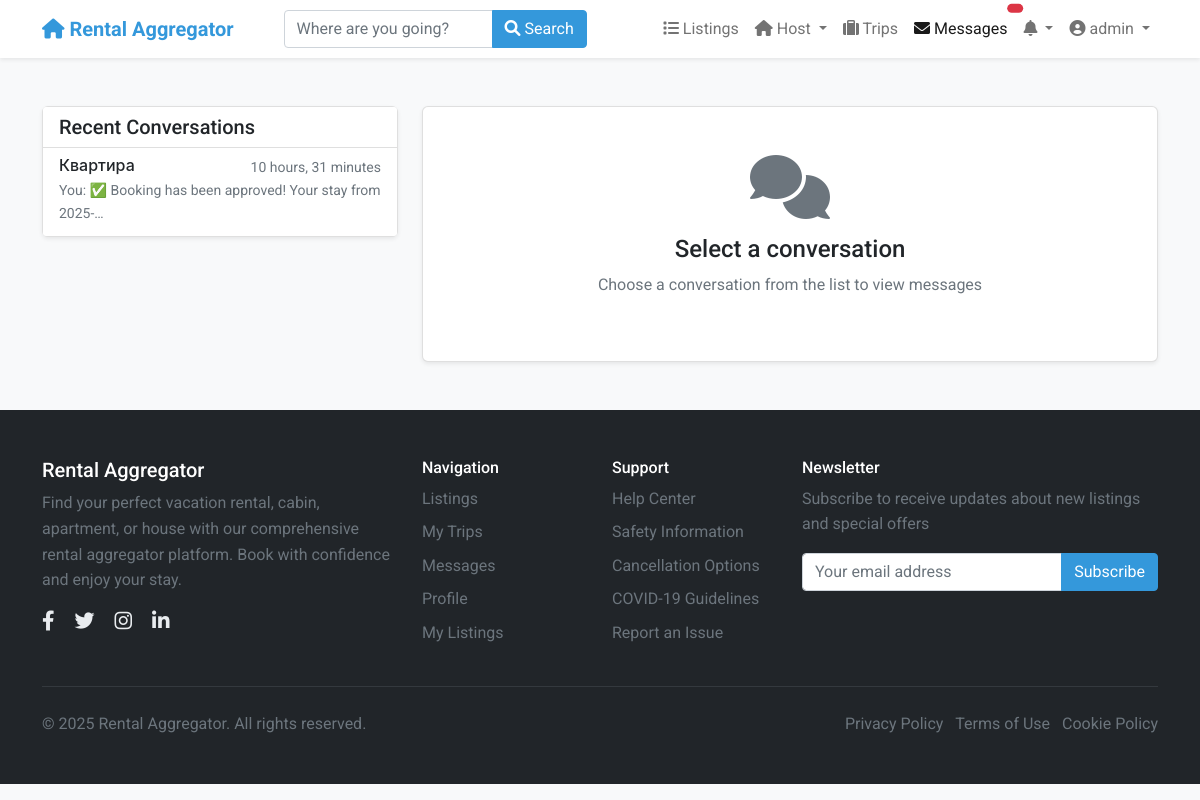
The app's page /chat/ (signed in), older data.
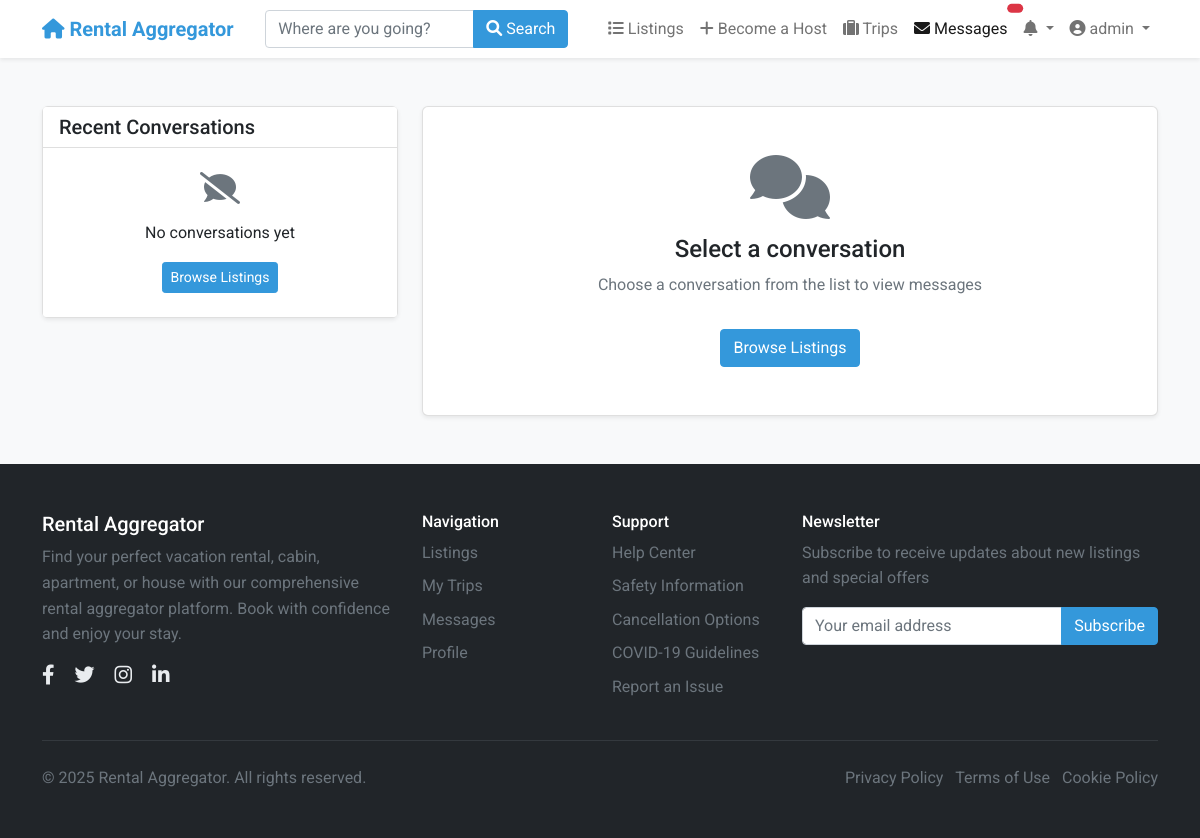
The same page, newer data.
### chat/models.py (models this page shows, shortened)
class Conversation(models.Model):
    participants = models.ManyToManyField(
        settings.AUTH_USER_MODEL,
        related_name='conversations',
        verbose_name=_("Participants")
    )
    created_at = models.DateTimeField(_("Created at"), auto_now_add=True)
    updated_at = models.DateTimeField(_("Updated at"), auto_now=True)
    listing = models.ForeignKey(
        'listings.Listing',
        on_delete=models.SET_NULL,
        related_name='conversations',
        null=True,
        blank=True,
        verbose_name=_("Related Listing")
    )
    booking = models.ForeignKey(
        'listings.Booking',
        on_delete=models.SET_NULL,
        related_name='conversations',
        null=True,
        blank=True,
        verbose_name=_("Related Booking")
    )
    class Meta:
        verbose_name = _("Conversation")
        verbose_name_plural = _("Conversations")
        ordering = ['-updated_at']
    @property
    def last_message(self):
        return self.messages.order_by('-created_at').first()

class Message(models.Model):
    conversation = models.ForeignKey(
        Conversation,
        on_delete=models.CASCADE,
        related_name='messages',
        verbose_name=_("Conversation")
    )
    sender = models.ForeignKey(
        settings.AUTH_USER_MODEL,
        on_delete=models.CASCADE,
        related_name='sent_messages',
        verbose_name=_("Sender")
    )
    content = models.TextField(_("Message"))
    created_at = models.DateTimeField(_("Created at"), auto_now_add=True)
    is_read = models.BooleanField(_("Is read"), default=False)
    class Meta:
        verbose_name = _("Message")
        verbose_name_plural = _("Messages")
        ordering = ['created_at']

### listings/models.py (models this page shows, shortened)
class Listing(models.Model):
    title = models.CharField(_("Title"), max_length=100)
    description = models.TextField(_("Description"))
    address = models.CharField(_("Address"), max_length=255)
    city = models.CharField(_("City"), max_length=100)
    state = models.CharField(_("State/Province"), max_length=100)
    country = models.CharField(_("Country"), max_length=100)
    zip_code = models.CharField(_("ZIP/Postal Code"), max_length=20)
    latitude = models.DecimalField(_("Latitude"), max_digits=10, decimal_places=7, null=True, blank=True)
    longitude = models.DecimalField(_("Longitude"), max_digits=10, decimal_places=7, null=True, blank=True)
    price_per_night = models.DecimalField(_("Price per night"), max_digits=10, decimal_places=2)
    cleaning_fee = models.DecimalField(_("Cleaning fee"), max_digits=10, decimal_places=2, default=0)
    service_fee = models.DecimalField(_("Service fee"), max_digits=10, decimal_places=2, default=0)
    bedrooms = models.PositiveSmallIntegerField(_("Bedrooms"))
    bathrooms = models.DecimalField(_("Bathrooms"), max_digits=3, decimal_places=1)
    accommodates = models.PositiveSmallIntegerField(_("Accommodates"))
    property_type = models.CharField(_("Property type"), max_length=50)
    image_urls = models.JSONField(_("Image URLs"), default=list, null=True, blank=True)
    amenities = models.JSONField(_("Amenities"), default=list)
    house_rules = models.TextField(_("House rules"), blank=True)
    check_in_time = models.TimeField(_("Check-in time"), null=True, blank=True)
    check_out_time = models.TimeField(_("Check-out time"), null=True, blank=True)
    minimum_nights = models.PositiveSmallIntegerField(_("Minimum nights"), default=1)
    maximum_nights = models.PositiveSmallIntegerField(_("Maximum nights"), default=30)
    is_active = models.BooleanField(_("Is active"), default=True)
    is_approved = models.BooleanField(_("Is approved"), default=False)
    host = models.ForeignKey(
        settings.AUTH_USER_MODEL,
        on_delete=models.CASCADE,
        related_name='listings'
    )
    created_at = models.DateTimeField(_("Created at"), auto_now_add=True)
    updated_at = models.DateTimeField(_("Updated at"), auto_now=True)
    class Meta:
        verbose_name = _("Listing")
        verbose_name_plural = _("Listings")
        ordering = ['-created_at', '-id']
        ordering = ['-created_at']

### chat/views.py (the view)
# urls.py: path('', views.conversation_list, name='conversation_list'),
@login_required
def conversation_list(request):
    conversations = Conversation.objects.filter(
        participants=request.user
    ).select_related('listing', 'booking').prefetch_related('participants')
    return render(request, 'chat/conversation_list.html', {
        'conversations': conversations
    })

### chat/templates/chat/conversation_list.html (shortened to what the changed rows need)
{% extends 'base.html' %}
{% load static %}
{% block content %}
<div class="container py-4">
    <div class="row">
        <div class="col-md-4">
            <div class="card shadow-sm">
                <div class="list-group list-group-flush conversation-list">
                    {% if conversations %}
                        {% for conversation in conversations %}
                        <a href="{% url 'chat:conversation_detail' pk=conversation.id %}"
                           class="list-group-item list-group-item-action {% if conversation.id == active_conversation.id %}active{% endif %}">
                            <div class="d-flex justify-content-between align-items-center">
                                <h6 class="mb-1">
                                    {% if conversation.listing %}
                                        {{ conversation.listing.title|truncatechars:30 }}
                                    {% else %}
                                        {% for participant in conversation.participants.all %}
                                            {% if participant != request.user %}
                                                {{ participant.get_full_name|default:participant.username }}
                                            {% endif %}
                                        {% endfor %}
                                    {% endif %}
                                </h6>
                                <small class="text-muted">{{ conversation.updated_at|timesince }}</small>
                            </div>
                            <p class="mb-1 text-muted small">
                                {% if conversation.last_message %}
                                    {% if conversation.last_message.sender == request.user %}
                                        <span class="text-muted">You: </span>
                                    {% else %}
                                        <span class="text-muted">{{ conversation.last_message.sender.first_name }}: </span>
                                    {% endif %}
                                    {{ conversation.last_message.content|truncatechars:50 }}
                                {% else %}
                                    No messages yet
                                {% endif %}
                            </p>
                        </a>
                        {% endfor %}
                    {% else %}
                        <div class="list-group-item text-center py-4">
                            <i class="fas fa-comment-slash fa-2x text-muted mb-3"></i>
                            <p>No conversations yet</p>
                            <a href="{% url 'listings:listing_list' %}" class="btn btn-sm btn-primary">Browse Listings</a>
                        </div>
                    {% endif %}
                </div>
            </div>
        </div>
        <div class="col-md-8">
            {% if active_conversation %}
                <div class="card shadow-sm">
                    <div class="card-header bg-white d-flex justify-content-between align-items-center">
                        <div>
                            <h5 class="mb-0">
                                {% if active_conversation.listing %}
                                    <a href="{% url 'listings:listing_detail' pk=active_conversation.listing.id %}" class="text-decoration-none">
                                        {{ active_conversation.listing.title }}
                                    </a>
                                {% else %}
                                    {% for participant in active_conversation.participants.all %}
                                        {% if participant != request.user %}
                                            {{ participant.get_full_name|default:participant.username }}
                                        {% endif %}
                                    {% endfor %}
                                {% endif %}
                            </h5>
                            {% if active_conversation.booking %}
                                <small class="text-muted">
                                    <i class="fas fa-calendar"></i> Booking: {{ active_conversation.booking.start_date|date:"M d" }} - {{ active_conversation.booking.end_date|date:"M d, Y" }}
                                </small>
                            {% endif %}
                        </div>
                        {% if active_conversation.listing %}
                            <img src="{{ active_conversation.listing.main_image_url }}" class="rounded" alt="{{ active_conversation.listing.title }}" style="width: 50px; height: 50px; object-fit: cover;">
                        {% endif %}
                    </div>
                    <div class="card-body p-0">
                        <div class="chat-messages p-3" id="messageContainer" style="height: 400px; overflow-y: auto;">
                            {% if messages %}
                                {% for message in messages %}
                                    <div class="message mb-3 {% if message.sender == request.user %}message-outgoing{% else %}message-incoming{% endif %}">
                                        <div class="d-flex {% if message.sender == request.user %}justify-content-end{% endif %}">
                                            <div class="message-content {% if message.sender == request.user %}bg-primary text-white{% else %}bg-light{% endif %}" style="max-width: 80%; border-radius: 1rem; padding: 0.75rem;">
                                                {{ message.content|linebreaksbr }}
                                            </div>
                                        </div>
                                        <div class="message-meta small text-muted {% if message.sender == request.user %}text-end{% endif %}">
                                            {{ message.sender.first_name|default:message.sender.username }} • {{ message.created_at|date:"M d, g:i a" }}
                                        </div>
                                    </div>
                                {% endfor %}
                            {% else %}
                                <div class="text-center my-5 py-5">
                                    <i class="fas fa-comments fa-3x text-muted mb-3"></i>
                                    <p class="text-muted">No messages yet. Start the conversation!</p>
                                </div>
                            {% endif %}
                        </div>
                        <div class="chat-input border-top p-3">
                            <form id="messageForm" method="post" class="d-flex">
                                {% csrf_token %}
                                <textarea class="form-control me-2" rows="2" name="content" id="messageInput" placeholder="Type your message..." required></textarea>
                                <button type="submit" class="btn btn-primary align-self-end">
                                    <i class="fas fa-paper-plane"></i>
                                </button>
                            </form>
                        </div>
                    </div>
                </div>
            {% else %}
                <div class="card shadow-sm">
                    <div class="card-body text-center py-5">
                        <i class="fas fa-comments fa-4x text-muted mb-3"></i>
                        <h4>Select a conversation</h4>
                        <p class="text-muted">Choose a conversation from the list to view messages</p>
                        {% if not conversations %}
                            <a href="{% url 'listings:listing_list' %}" class="btn btn-primary mt-3">
                                Browse Listings
                            </a>
                        {% endif %}
                    </div>
                </div>
            {% endif %}
        </div>
    </div>
</div>
{% endblock %}

### templates/includes/navbar.html (shortened to what the changed rows need)
<nav class="navbar navbar-expand-lg navbar-light bg-white shadow-sm">
    <div class="container">
        <div class="collapse navbar-collapse" id="navbarSupportedContent">
            <ul class="navbar-nav ms-auto mb-2 mb-lg-0">
                {% if user.is_authenticated %}
                    {% if user.is_host %}
                    <li class="nav-item dropdown">
                        <a class="nav-link dropdown-toggle" href="#" id="hostDropdown" role="button"
                           data-bs-toggle="dropdown" aria-expanded="false">
                            <i class="fas fa-home"></i> Host
                        </a>
                    </li>
                    {% else %}
                    <li class="nav-item">
                        <a class="nav-link" href="{% url 'listings:listing_create' %}">
                            <i class="fas fa-plus"></i> Become a Host
                        </a>
                    </li>
                    {% endif %}
                {% endif %}
            </ul>
        </div>
    </div>
</nav>

Row changes from the older to the newer data that the page shows:
removed Conversation: listing "Квартира", updated_at "10 hours, 31 minutes", shows "You:", last_message.content "✅ Booking has been approved! Your stay from 2025-…"
changed User "admin": is_host True → False (drawn)
Text that changed along with them:
text no longer shown: "Host My Listings"
text now shown: "Become a Host No conversations yet Browse Listings Browse Listings"
